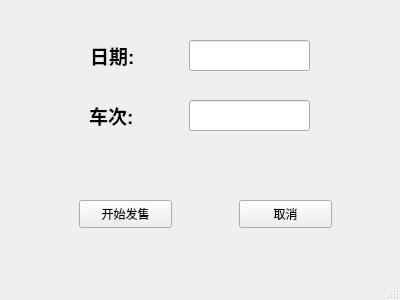
<?xml version="1.0" encoding="UTF-8"?>
<ui version="4.0">
 <class>QtStartSelling</class>
 <widget class="QMainWindow" name="QtStartSelling">
  <property name="geometry">
   <rect>
    <x>0</x>
    <y>0</y>
    <width>400</width>
    <height>300</height>
   </rect>
  </property>
  <property name="windowTitle">
   <string>MainWindow</string>
  </property>
  <widget class="QWidget" name="centralwidget">
   <widget class="QPushButton" name="pushButton">
    <property name="geometry">
     <rect>
      <x>79</x>
      <y>200</y>
      <width>93</width>
      <height>28</height>
     </rect>
    </property>
    <property name="text">
     <string>开始发售</string>
    </property>
   </widget>
   <widget class="QLineEdit" name="lineEdit">
    <property name="geometry">
     <rect>
      <x>189</x>
      <y>40</y>
      <width>121</width>
      <height>31</height>
     </rect>
    </property>
   </widget>
   <widget class="QPushButton" name="pushButton_2">
    <property name="geometry">
     <rect>
      <x>239</x>
      <y>200</y>
      <width>93</width>
      <height>28</height>
     </rect>
    </property>
    <property name="text">
     <string>取消</string>
    </property>
   </widget>
   <widget class="QLineEdit" name="lineEdit_4">
    <property name="geometry">
     <rect>
      <x>189</x>
      <y>100</y>
      <width>121</width>
      <height>31</height>
     </rect>
    </property>
   </widget>
   <widget class="QLabel" name="label_4">
    <property name="geometry">
     <rect>
      <x>89</x>
      <y>100</y>
      <width>81</width>
      <height>31</height>
     </rect>
    </property>
    <property name="text">
     <string>&lt;html&gt;&lt;head/&gt;&lt;body&gt;&lt;p&gt;&lt;span style=&quot; font-size:14pt; font-weight:600;&quot;&gt;车次:&lt;/span&gt;&lt;/p&gt;&lt;/body&gt;&lt;/html&gt;</string>
    </property>
   </widget>
   <widget class="QLabel" name="label">
    <property name="geometry">
     <rect>
      <x>90</x>
      <y>40</y>
      <width>81</width>
      <height>31</height>
     </rect>
    </property>
    <property name="text">
     <string>&lt;html&gt;&lt;head/&gt;&lt;body&gt;&lt;p&gt;&lt;span style=&quot; font-size:14pt; font-weight:600;&quot;&gt;日期:&lt;/span&gt;&lt;/p&gt;&lt;/body&gt;&lt;/html&gt;</string>
    </property>
   </widget>
  </widget>
  <widget class="QStatusBar" name="statusbar"/>
 </widget>
 <resources/>
 <connections/>
</ui>
